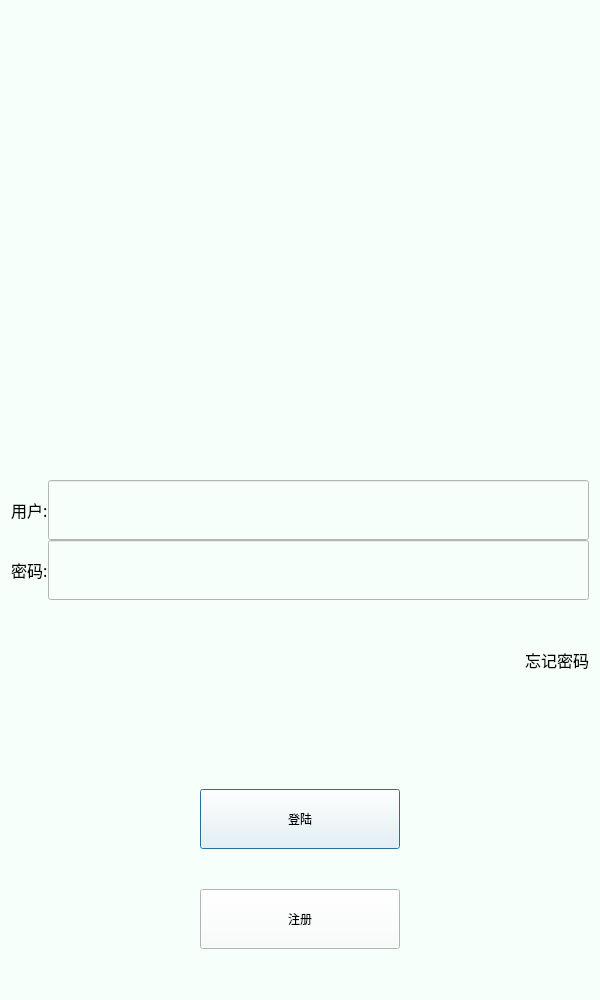
<?xml version="1.0" encoding="UTF-8"?>
<ui version="4.0">
 <class>LoginDialog</class>
 <widget class="QDialog" name="LoginDialog">
  <property name="geometry">
   <rect>
    <x>0</x>
    <y>0</y>
    <width>600</width>
    <height>1000</height>
   </rect>
  </property>
  <property name="minimumSize">
   <size>
    <width>600</width>
    <height>1000</height>
   </size>
  </property>
  <property name="maximumSize">
   <size>
    <width>600</width>
    <height>1000</height>
   </size>
  </property>
  <property name="windowTitle">
   <string>Dialog</string>
  </property>
  <property name="styleSheet">
   <string notr="true">background-color: rgb(246, 255, 250);</string>
  </property>
  <layout class="QGridLayout" name="gridLayout_3">
   <item row="0" column="0">
    <layout class="QGridLayout" name="gridLayout_2">
     <property name="spacing">
      <number>0</number>
     </property>
     <item row="0" column="0">
      <widget class="QWidget" name="widget" native="true">
       <layout class="QGridLayout" name="gridLayout">
        <item row="0" column="0">
         <widget class="QLabel" name="label_4">
          <property name="text">
           <string/>
          </property>
          <property name="pixmap">
           <pixmap resource="rc.qrc">:/res/images/user.png</pixmap>
          </property>
          <property name="alignment">
           <set>Qt::AlignCenter</set>
          </property>
         </widget>
        </item>
       </layout>
      </widget>
     </item>
     <item row="2" column="0">
      <layout class="QVBoxLayout" name="verticalLayout_3">
       <item>
        <layout class="QVBoxLayout" name="verticalLayout" stretch="0,0,0">
         <property name="spacing">
          <number>0</number>
         </property>
         <property name="sizeConstraint">
          <enum>QLayout::SetNoConstraint</enum>
         </property>
         <item>
          <layout class="QHBoxLayout" name="horizontalLayout">
           <item>
            <widget class="QLabel" name="user_lable">
             <property name="minimumSize">
              <size>
               <width>0</width>
               <height>60</height>
              </size>
             </property>
             <property name="font">
              <font>
               <family>Agency FB</family>
               <pointsize>12</pointsize>
              </font>
             </property>
             <property name="styleSheet">
              <string notr="true">color: rgb(0, 0, 0);</string>
             </property>
             <property name="text">
              <string>用户:</string>
             </property>
            </widget>
           </item>
           <item>
            <widget class="QLineEdit" name="user_lineEdit">
             <property name="minimumSize">
              <size>
               <width>0</width>
               <height>60</height>
              </size>
             </property>
            </widget>
           </item>
          </layout>
         </item>
         <item>
          <layout class="QHBoxLayout" name="horizontalLayout_2">
           <item>
            <widget class="QLabel" name="pass_label">
             <property name="minimumSize">
              <size>
               <width>0</width>
               <height>60</height>
              </size>
             </property>
             <property name="font">
              <font>
               <family>Agency FB</family>
               <pointsize>12</pointsize>
              </font>
             </property>
             <property name="styleSheet">
              <string notr="true">color: rgb(0, 0, 0);</string>
             </property>
             <property name="text">
              <string>密码:</string>
             </property>
            </widget>
           </item>
           <item>
            <widget class="QLineEdit" name="pass_lineEdit">
             <property name="minimumSize">
              <size>
               <width>0</width>
               <height>60</height>
              </size>
             </property>
            </widget>
           </item>
          </layout>
         </item>
         <item>
          <layout class="QHBoxLayout" name="horizontalLayout_3">
           <item>
            <spacer name="horizontalSpacer">
             <property name="orientation">
              <enum>Qt::Horizontal</enum>
             </property>
             <property name="sizeHint" stdset="0">
              <size>
               <width>40</width>
               <height>20</height>
              </size>
             </property>
            </spacer>
           </item>
           <item>
            <widget class="QLabel" name="forget_lable">
             <property name="minimumSize">
              <size>
               <width>0</width>
               <height>60</height>
              </size>
             </property>
             <property name="font">
              <font>
               <family>Agency FB</family>
               <pointsize>12</pointsize>
              </font>
             </property>
             <property name="styleSheet">
              <string notr="true">color: rgb(0, 0, 0);</string>
             </property>
             <property name="text">
              <string>忘记密码</string>
             </property>
            </widget>
           </item>
          </layout>
         </item>
        </layout>
       </item>
       <item>
        <spacer name="verticalSpacer_3">
         <property name="orientation">
          <enum>Qt::Vertical</enum>
         </property>
         <property name="sizeType">
          <enum>QSizePolicy::Fixed</enum>
         </property>
         <property name="sizeHint" stdset="0">
          <size>
           <width>20</width>
           <height>70</height>
          </size>
         </property>
        </spacer>
       </item>
       <item>
        <layout class="QVBoxLayout" name="verticalLayout_2">
         <item>
          <layout class="QHBoxLayout" name="horizontalLayout_4">
           <item>
            <spacer name="horizontalSpacer_2">
             <property name="orientation">
              <enum>Qt::Horizontal</enum>
             </property>
             <property name="sizeHint" stdset="0">
              <size>
               <width>40</width>
               <height>20</height>
              </size>
             </property>
            </spacer>
           </item>
           <item>
            <widget class="QPushButton" name="login_btn">
             <property name="minimumSize">
              <size>
               <width>200</width>
               <height>60</height>
              </size>
             </property>
             <property name="styleSheet">
              <string notr="true">color: rgb(0, 0, 0);</string>
             </property>
             <property name="text">
              <string>登陆</string>
             </property>
            </widget>
           </item>
           <item>
            <spacer name="horizontalSpacer_3">
             <property name="orientation">
              <enum>Qt::Horizontal</enum>
             </property>
             <property name="sizeHint" stdset="0">
              <size>
               <width>40</width>
               <height>20</height>
              </size>
             </property>
            </spacer>
           </item>
          </layout>
         </item>
         <item>
          <spacer name="verticalSpacer">
           <property name="orientation">
            <enum>Qt::Vertical</enum>
           </property>
           <property name="sizeType">
            <enum>QSizePolicy::Fixed</enum>
           </property>
           <property name="sizeHint" stdset="0">
            <size>
             <width>20</width>
             <height>40</height>
            </size>
           </property>
          </spacer>
         </item>
         <item>
          <layout class="QHBoxLayout" name="horizontalLayout_5">
           <item>
            <spacer name="horizontalSpacer_4">
             <property name="orientation">
              <enum>Qt::Horizontal</enum>
             </property>
             <property name="sizeHint" stdset="0">
              <size>
               <width>40</width>
               <height>20</height>
              </size>
             </property>
            </spacer>
           </item>
           <item>
            <widget class="QPushButton" name="reg_btn">
             <property name="minimumSize">
              <size>
               <width>200</width>
               <height>60</height>
              </size>
             </property>
             <property name="styleSheet">
              <string notr="true">color: rgb(0, 0, 0);</string>
             </property>
             <property name="text">
              <string>注册</string>
             </property>
            </widget>
           </item>
           <item>
            <spacer name="horizontalSpacer_5">
             <property name="orientation">
              <enum>Qt::Horizontal</enum>
             </property>
             <property name="sizeHint" stdset="0">
              <size>
               <width>40</width>
               <height>20</height>
              </size>
             </property>
            </spacer>
           </item>
          </layout>
         </item>
        </layout>
       </item>
      </layout>
     </item>
    </layout>
   </item>
   <item row="1" column="0">
    <spacer name="verticalSpacer_2">
     <property name="orientation">
      <enum>Qt::Vertical</enum>
     </property>
     <property name="sizeType">
      <enum>QSizePolicy::Fixed</enum>
     </property>
     <property name="sizeHint" stdset="0">
      <size>
       <width>20</width>
       <height>40</height>
      </size>
     </property>
    </spacer>
   </item>
  </layout>
 </widget>
 <resources>
  <include location="rc.qrc"/>
 </resources>
 <connections/>
</ui>
